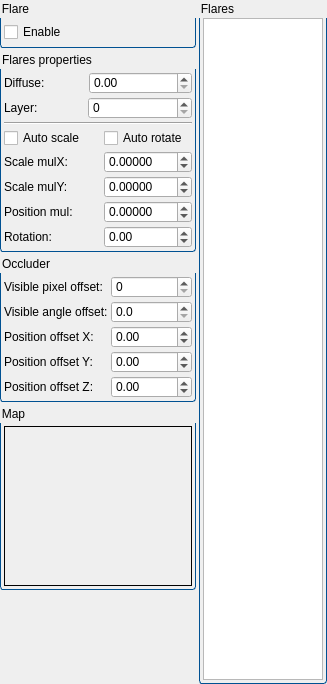
<?xml version="1.0" encoding="UTF-8"?>
<ui version="4.0">
 <class>FlareProperty</class>
 <widget class="QWidget" name="FlareProperty">
  <property name="geometry">
   <rect>
    <x>0</x>
    <y>0</y>
    <width>327</width>
    <height>684</height>
   </rect>
  </property>
  <property name="windowTitle">
   <string>Form</string>
  </property>
  <property name="styleSheet">
   <string notr="true">QGroupBox
{
	background-color:transparent;
    border-bottom-left-radius: 3px;
    border-bottom-right-radius: 3px;
    border: 1px solid #005192;
    border-top: none;
    margin-top: 18px;
}
 
QGroupBox::title
{
	subcontrol-origin: margin;	
    background:url(:/assets/subWindowBackground);
    border-top-left-radius: 3px;
    border-top-right-radius: 3px;
    border: 1px solid #005192;
    border-bottom: none;
   background-color: qlineargradient(x1: 0, y1: 0, x2: 0, y2: 1, stop: 0 #005192, stop: 1 #002f60);
    padding: 2 5000 2 2; /* some large value, as QGrouBox actual width is not known */
    color: white; 
}
</string>
  </property>
  <layout class="QGridLayout" name="gridLayout">
   <property name="leftMargin">
    <number>0</number>
   </property>
   <property name="topMargin">
    <number>0</number>
   </property>
   <property name="rightMargin">
    <number>0</number>
   </property>
   <property name="bottomMargin">
    <number>0</number>
   </property>
   <property name="spacing">
    <number>0</number>
   </property>
   <item row="0" column="0">
    <widget class="ScrollArea" name="scrollArea">
     <property name="frameShape">
      <enum>QFrame::NoFrame</enum>
     </property>
     <property name="lineWidth">
      <number>1</number>
     </property>
     <property name="widgetResizable">
      <bool>true</bool>
     </property>
     <widget class="QWidget" name="scrollAreaWidgetContents">
      <property name="geometry">
       <rect>
        <x>0</x>
        <y>0</y>
        <width>327</width>
        <height>684</height>
       </rect>
      </property>
      <layout class="QGridLayout" name="gridLayout_3">
       <property name="leftMargin">
        <number>0</number>
       </property>
       <property name="topMargin">
        <number>0</number>
       </property>
       <property name="rightMargin">
        <number>0</number>
       </property>
       <property name="bottomMargin">
        <number>0</number>
       </property>
       <property name="spacing">
        <number>3</number>
       </property>
       <item row="4" column="0">
        <widget class="GroupBox" name="groupBox_4">
         <property name="title">
          <string>Map</string>
         </property>
         <property name="flat">
          <bool>true</bool>
         </property>
         <layout class="QGridLayout" name="gridLayout_5">
          <property name="leftMargin">
           <number>3</number>
          </property>
          <property name="topMargin">
           <number>3</number>
          </property>
          <property name="rightMargin">
           <number>3</number>
          </property>
          <property name="bottomMargin">
           <number>3</number>
          </property>
          <property name="spacing">
           <number>3</number>
          </property>
          <item row="0" column="0">
           <widget class="PictureBox" name="Map">
            <property name="sizePolicy">
             <sizepolicy hsizetype="Ignored" vsizetype="Ignored">
              <horstretch>0</horstretch>
              <verstretch>0</verstretch>
             </sizepolicy>
            </property>
            <property name="minimumSize">
             <size>
              <width>0</width>
              <height>160</height>
             </size>
            </property>
            <property name="acceptDrops">
             <bool>true</bool>
            </property>
            <property name="frameShape">
             <enum>QFrame::Box</enum>
            </property>
            <property name="scaledContents">
             <bool>true</bool>
            </property>
            <property name="filter">
             <string>Texture files(*.dds)</string>
            </property>
           </widget>
          </item>
         </layout>
        </widget>
       </item>
       <item row="2" column="0" rowspan="2">
        <widget class="GroupBox" name="groupBox_11">
         <property name="title">
          <string>Occluder</string>
         </property>
         <property name="flat">
          <bool>true</bool>
         </property>
         <layout class="QGridLayout" name="gridLayout_8">
          <property name="leftMargin">
           <number>3</number>
          </property>
          <property name="topMargin">
           <number>3</number>
          </property>
          <property name="rightMargin">
           <number>3</number>
          </property>
          <property name="bottomMargin">
           <number>3</number>
          </property>
          <property name="spacing">
           <number>3</number>
          </property>
          <item row="0" column="1">
           <widget class="SpinBox" name="VisiblePixelOffset">
            <property name="maximum">
             <number>100000</number>
            </property>
           </widget>
          </item>
          <item row="0" column="0">
           <widget class="QLabel" name="label_162">
            <property name="sizePolicy">
             <sizepolicy hsizetype="Fixed" vsizetype="Preferred">
              <horstretch>0</horstretch>
              <verstretch>0</verstretch>
             </sizepolicy>
            </property>
            <property name="text">
             <string>Visible pixel offset:</string>
            </property>
           </widget>
          </item>
          <item row="1" column="1">
           <widget class="DoubleSpinBox" name="VisibleAngleOffset">
            <property name="decimals">
             <number>1</number>
            </property>
            <property name="maximum">
             <double>360.000000000000000</double>
            </property>
            <property name="singleStep">
             <double>0.010000000000000</double>
            </property>
           </widget>
          </item>
          <item row="1" column="0">
           <widget class="QLabel" name="label_163">
            <property name="sizePolicy">
             <sizepolicy hsizetype="Fixed" vsizetype="Preferred">
              <horstretch>0</horstretch>
              <verstretch>0</verstretch>
             </sizepolicy>
            </property>
            <property name="text">
             <string>Visible angle offset:</string>
            </property>
           </widget>
          </item>
          <item row="4" column="0">
           <widget class="QLabel" name="label_165">
            <property name="sizePolicy">
             <sizepolicy hsizetype="Fixed" vsizetype="Preferred">
              <horstretch>0</horstretch>
              <verstretch>0</verstretch>
             </sizepolicy>
            </property>
            <property name="text">
             <string>Position offset Y:</string>
            </property>
           </widget>
          </item>
          <item row="4" column="1">
           <widget class="DoubleSpinBox" name="PositionOffsetY">
            <property name="decimals">
             <number>2</number>
            </property>
            <property name="minimum">
             <double>-10000.000000000000000</double>
            </property>
            <property name="maximum">
             <double>10000.000000000000000</double>
            </property>
            <property name="singleStep">
             <double>0.010000000000000</double>
            </property>
           </widget>
          </item>
          <item row="2" column="1">
           <widget class="DoubleSpinBox" name="PositionOffsetX">
            <property name="decimals">
             <number>2</number>
            </property>
            <property name="minimum">
             <double>-10000.000000000000000</double>
            </property>
            <property name="maximum">
             <double>10000.000000000000000</double>
            </property>
            <property name="singleStep">
             <double>0.010000000000000</double>
            </property>
           </widget>
          </item>
          <item row="2" column="0">
           <widget class="QLabel" name="label_164">
            <property name="sizePolicy">
             <sizepolicy hsizetype="Fixed" vsizetype="Preferred">
              <horstretch>0</horstretch>
              <verstretch>0</verstretch>
             </sizepolicy>
            </property>
            <property name="text">
             <string>Position offset X:</string>
            </property>
           </widget>
          </item>
          <item row="5" column="1">
           <widget class="DoubleSpinBox" name="PositionOffsetZ">
            <property name="decimals">
             <number>2</number>
            </property>
            <property name="minimum">
             <double>-10000.000000000000000</double>
            </property>
            <property name="maximum">
             <double>10000.000000000000000</double>
            </property>
            <property name="singleStep">
             <double>0.010000000000000</double>
            </property>
           </widget>
          </item>
          <item row="5" column="0">
           <widget class="QLabel" name="label_166">
            <property name="sizePolicy">
             <sizepolicy hsizetype="Fixed" vsizetype="Preferred">
              <horstretch>0</horstretch>
              <verstretch>0</verstretch>
             </sizepolicy>
            </property>
            <property name="text">
             <string>Position offset Z:</string>
            </property>
           </widget>
          </item>
         </layout>
        </widget>
       </item>
       <item row="5" column="0">
        <spacer name="verticalSpacer_2">
         <property name="orientation">
          <enum>Qt::Vertical</enum>
         </property>
         <property name="sizeHint" stdset="0">
          <size>
           <width>20</width>
           <height>40</height>
          </size>
         </property>
        </spacer>
       </item>
       <item row="0" column="0">
        <widget class="GroupBox" name="groupBox_2">
         <property name="title">
          <string>Flare</string>
         </property>
         <layout class="QGridLayout" name="gridLayout_6">
          <property name="leftMargin">
           <number>3</number>
          </property>
          <property name="topMargin">
           <number>3</number>
          </property>
          <property name="rightMargin">
           <number>3</number>
          </property>
          <property name="bottomMargin">
           <number>3</number>
          </property>
          <property name="spacing">
           <number>3</number>
          </property>
          <item row="0" column="0">
           <widget class="QCheckBox" name="Enable">
            <property name="text">
             <string>Enable</string>
            </property>
           </widget>
          </item>
          <item row="0" column="1">
           <widget class="ColorSelector" name="BoundColor">
            <property name="sizePolicy">
             <sizepolicy hsizetype="Minimum" vsizetype="Preferred">
              <horstretch>0</horstretch>
              <verstretch>0</verstretch>
             </sizepolicy>
            </property>
            <property name="minimumSize">
             <size>
              <width>0</width>
              <height>23</height>
             </size>
            </property>
            <property name="color" stdset="0">
             <color>
              <red>255</red>
              <green>255</green>
              <blue>0</blue>
             </color>
            </property>
           </widget>
          </item>
         </layout>
        </widget>
       </item>
       <item row="0" column="1" rowspan="6">
        <widget class="GroupBox" name="groupBox">
         <property name="title">
          <string>Flares</string>
         </property>
         <property name="flat">
          <bool>true</bool>
         </property>
         <layout class="QGridLayout" name="gridLayout_2">
          <property name="leftMargin">
           <number>3</number>
          </property>
          <property name="topMargin">
           <number>0</number>
          </property>
          <property name="rightMargin">
           <number>3</number>
          </property>
          <property name="bottomMargin">
           <number>3</number>
          </property>
          <property name="spacing">
           <number>0</number>
          </property>
          <item row="0" column="0">
           <layout class="QHBoxLayout" name="ToolBarLayout">
            <property name="spacing">
             <number>3</number>
            </property>
           </layout>
          </item>
          <item row="1" column="0">
           <widget class="ListWidget" name="FlareList">
            <property name="sizePolicy">
             <sizepolicy hsizetype="Preferred" vsizetype="Expanding">
              <horstretch>0</horstretch>
              <verstretch>0</verstretch>
             </sizepolicy>
            </property>
            <property name="minimumSize">
             <size>
              <width>101</width>
              <height>111</height>
             </size>
            </property>
            <property name="contextMenuPolicy">
             <enum>Qt::CustomContextMenu</enum>
            </property>
            <property name="editTriggers">
             <set>QAbstractItemView::AllEditTriggers</set>
            </property>
            <property name="dragDropMode">
             <enum>QAbstractItemView::InternalMove</enum>
            </property>
            <property name="alternatingRowColors">
             <bool>true</bool>
            </property>
           </widget>
          </item>
         </layout>
        </widget>
       </item>
       <item row="1" column="0">
        <widget class="GroupBox" name="groupBox_3">
         <property name="title">
          <string>Flares properties</string>
         </property>
         <property name="flat">
          <bool>true</bool>
         </property>
         <layout class="QGridLayout" name="gridLayout_4">
          <property name="leftMargin">
           <number>3</number>
          </property>
          <property name="topMargin">
           <number>3</number>
          </property>
          <property name="rightMargin">
           <number>3</number>
          </property>
          <property name="bottomMargin">
           <number>3</number>
          </property>
          <property name="spacing">
           <number>3</number>
          </property>
          <item row="0" column="0">
           <widget class="QLabel" name="label_161">
            <property name="sizePolicy">
             <sizepolicy hsizetype="Fixed" vsizetype="Preferred">
              <horstretch>0</horstretch>
              <verstretch>0</verstretch>
             </sizepolicy>
            </property>
            <property name="text">
             <string>Diffuse:</string>
            </property>
           </widget>
          </item>
          <item row="1" column="0">
           <widget class="QLabel" name="label_157">
            <property name="sizePolicy">
             <sizepolicy hsizetype="Fixed" vsizetype="Preferred">
              <horstretch>0</horstretch>
              <verstretch>0</verstretch>
             </sizepolicy>
            </property>
            <property name="text">
             <string>Layer:</string>
            </property>
           </widget>
          </item>
          <item row="2" column="0" colspan="3">
           <widget class="Line" name="line">
            <property name="orientation">
             <enum>Qt::Horizontal</enum>
            </property>
           </widget>
          </item>
          <item row="0" column="1" colspan="2">
           <layout class="QHBoxLayout" name="horizontalLayout">
            <property name="spacing">
             <number>1</number>
            </property>
            <item>
             <widget class="ColorSelector" name="DiffuseColor">
              <property name="sizePolicy">
               <sizepolicy hsizetype="Fixed" vsizetype="Preferred">
                <horstretch>0</horstretch>
                <verstretch>0</verstretch>
               </sizepolicy>
              </property>
             </widget>
            </item>
            <item>
             <widget class="DoubleSpinBox" name="DiffuseIntensity">
              <property name="maximum">
               <double>100.000000000000000</double>
              </property>
              <property name="singleStep">
               <double>0.010000000000000</double>
              </property>
             </widget>
            </item>
           </layout>
          </item>
          <item row="5" column="0">
           <widget class="QLabel" name="label_160">
            <property name="sizePolicy">
             <sizepolicy hsizetype="Fixed" vsizetype="Preferred">
              <horstretch>0</horstretch>
              <verstretch>0</verstretch>
             </sizepolicy>
            </property>
            <property name="text">
             <string>Scale mulY:</string>
            </property>
           </widget>
          </item>
          <item row="3" column="2">
           <widget class="QCheckBox" name="AutoRotate">
            <property name="text">
             <string>Auto rotate</string>
            </property>
           </widget>
          </item>
          <item row="3" column="0">
           <widget class="QCheckBox" name="AutoScale">
            <property name="text">
             <string>Auto scale</string>
            </property>
           </widget>
          </item>
          <item row="4" column="0">
           <widget class="QLabel" name="label_159">
            <property name="sizePolicy">
             <sizepolicy hsizetype="Fixed" vsizetype="Preferred">
              <horstretch>0</horstretch>
              <verstretch>0</verstretch>
             </sizepolicy>
            </property>
            <property name="text">
             <string>Scale mulX:</string>
            </property>
           </widget>
          </item>
          <item row="4" column="2">
           <widget class="DoubleSpinBox" name="ScaleMulX">
            <property name="decimals">
             <number>5</number>
            </property>
            <property name="minimum">
             <double>-999.000000000000000</double>
            </property>
            <property name="maximum">
             <double>999.000000000000000</double>
            </property>
            <property name="singleStep">
             <double>0.010000000000000</double>
            </property>
            <property name="value">
             <double>0.000000000000000</double>
            </property>
           </widget>
          </item>
          <item row="8" column="0">
           <widget class="QLabel" name="label_156">
            <property name="sizePolicy">
             <sizepolicy hsizetype="Fixed" vsizetype="Preferred">
              <horstretch>0</horstretch>
              <verstretch>0</verstretch>
             </sizepolicy>
            </property>
            <property name="text">
             <string>Rotation:</string>
            </property>
           </widget>
          </item>
          <item row="5" column="2">
           <widget class="DoubleSpinBox" name="ScaleMulY">
            <property name="decimals">
             <number>5</number>
            </property>
            <property name="minimum">
             <double>-999.000000000000000</double>
            </property>
            <property name="maximum">
             <double>999.000000000000000</double>
            </property>
            <property name="singleStep">
             <double>0.010000000000000</double>
            </property>
            <property name="value">
             <double>0.000000000000000</double>
            </property>
           </widget>
          </item>
          <item row="8" column="2">
           <widget class="DoubleSpinBox" name="Rotation">
            <property name="minimum">
             <double>-360.000000000000000</double>
            </property>
            <property name="maximum">
             <double>360.000000000000000</double>
            </property>
            <property name="singleStep">
             <double>0.010000000000000</double>
            </property>
           </widget>
          </item>
          <item row="1" column="1" colspan="2">
           <widget class="DoubleSpinBox" name="Layer">
            <property name="decimals">
             <number>0</number>
            </property>
            <property name="maximum">
             <double>2048.000000000000000</double>
            </property>
            <property name="singleStep">
             <double>1.000000000000000</double>
            </property>
           </widget>
          </item>
          <item row="6" column="2">
           <widget class="DoubleSpinBox" name="PositionMul">
            <property name="decimals">
             <number>5</number>
            </property>
            <property name="minimum">
             <double>-999.000000000000000</double>
            </property>
            <property name="maximum">
             <double>999.000000000000000</double>
            </property>
            <property name="singleStep">
             <double>0.010000000000000</double>
            </property>
            <property name="value">
             <double>0.000000000000000</double>
            </property>
           </widget>
          </item>
          <item row="6" column="0">
           <widget class="QLabel" name="label_158">
            <property name="sizePolicy">
             <sizepolicy hsizetype="Fixed" vsizetype="Preferred">
              <horstretch>0</horstretch>
              <verstretch>0</verstretch>
             </sizepolicy>
            </property>
            <property name="text">
             <string>Position mul:</string>
            </property>
           </widget>
          </item>
         </layout>
        </widget>
       </item>
      </layout>
     </widget>
    </widget>
   </item>
  </layout>
  <action name="FlareDuplicate">
   <property name="icon">
    <iconset resource="geditor.qrc">
     <normaloff>:/Resources/MetroStyle/clone-24.png</normaloff>:/Resources/MetroStyle/clone-24.png</iconset>
   </property>
   <property name="text">
    <string>Duplicate</string>
   </property>
   <property name="toolTip">
    <string>Duplicate</string>
   </property>
   <property name="shortcut">
    <string>Ctrl+D</string>
   </property>
  </action>
  <action name="FlareCopy">
   <property name="icon">
    <iconset resource="geditor.qrc">
     <normaloff>:/Resources/MetroStyle/copy.png</normaloff>:/Resources/MetroStyle/copy.png</iconset>
   </property>
   <property name="text">
    <string>Copy</string>
   </property>
   <property name="shortcut">
    <string>Ctrl+C</string>
   </property>
  </action>
  <action name="FlarePaste">
   <property name="icon">
    <iconset resource="geditor.qrc">
     <normaloff>:/Resources/MetroStyle/cllipboard.png</normaloff>:/Resources/MetroStyle/cllipboard.png</iconset>
   </property>
   <property name="text">
    <string>Paste</string>
   </property>
   <property name="shortcut">
    <string>Ctrl+V</string>
   </property>
  </action>
  <action name="FlareAdd">
   <property name="icon">
    <iconset resource="geditor.qrc">
     <normaloff>:/Resources/MetroStyle/plus.png</normaloff>:/Resources/MetroStyle/plus.png</iconset>
   </property>
   <property name="text">
    <string>Add</string>
   </property>
  </action>
  <action name="FlareRemove">
   <property name="icon">
    <iconset resource="geditor.qrc">
     <normaloff>:/Resources/MetroStyle/minus.png</normaloff>:/Resources/MetroStyle/minus.png</iconset>
   </property>
   <property name="text">
    <string>Remove</string>
   </property>
  </action>
  <action name="FlareRename">
   <property name="icon">
    <iconset resource="geditor.qrc">
     <normaloff>:/Resources/MetroStyle/rename-26.png</normaloff>:/Resources/MetroStyle/rename-26.png</iconset>
   </property>
   <property name="text">
    <string>Rename</string>
   </property>
   <property name="toolTip">
    <string>Rename</string>
   </property>
  </action>
 </widget>
 <customwidgets>
  <customwidget>
   <class>PictureBox</class>
   <extends>QLabel</extends>
   <header>PictureBox.h</header>
  </customwidget>
  <customwidget>
   <class>DoubleSpinBox</class>
   <extends>QDoubleSpinBox</extends>
   <header>DoubleSpinBox.h</header>
  </customwidget>
  <customwidget>
   <class>SpinBox</class>
   <extends>QSpinBox</extends>
   <header>SpinBox.h</header>
  </customwidget>
  <customwidget>
   <class>ScrollArea</class>
   <extends>QScrollArea</extends>
   <header>ScrollArea.h</header>
   <container>1</container>
  </customwidget>
  <customwidget>
   <class>ColorPreview</class>
   <extends>QWidget</extends>
   <header>ColorPreview.h</header>
  </customwidget>
  <customwidget>
   <class>ColorSelector</class>
   <extends>ColorPreview</extends>
   <header>ColorSelector.h</header>
  </customwidget>
  <customwidget>
   <class>GroupBox</class>
   <extends>QGroupBox</extends>
   <header>GroupBox.h</header>
   <container>1</container>
  </customwidget>
  <customwidget>
   <class>ListWidget</class>
   <extends>QListWidget</extends>
   <header>ListWidget.h</header>
  </customwidget>
 </customwidgets>
 <resources>
  <include location="geditor.qrc"/>
 </resources>
 <connections/>
</ui>
